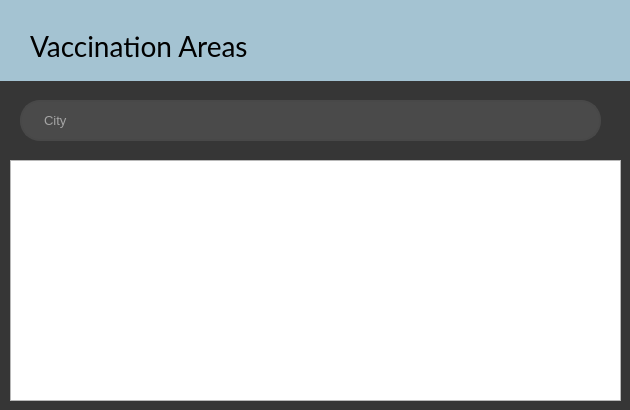
<?xml version="1.0" encoding="UTF-8"?>
<ui version="4.0">
 <class>VaccinationAreas</class>
 <widget class="QWidget" name="VaccinationAreas">
  <property name="geometry">
   <rect>
    <x>0</x>
    <y>0</y>
    <width>630</width>
    <height>410</height>
   </rect>
  </property>
  <property name="windowTitle">
   <string>Vaccination Areas</string>
  </property>
  <property name="windowIcon">
   <iconset>
    <normaloff>icons/vaccination.png</normaloff>icons/vaccination.png</iconset>
  </property>
  <widget class="QLabel" name="label">
   <property name="geometry">
    <rect>
     <x>0</x>
     <y>0</y>
     <width>641</width>
     <height>411</height>
    </rect>
   </property>
   <property name="styleSheet">
    <string notr="true">background-color: rgb(54, 54, 54);</string>
   </property>
   <property name="text">
    <string/>
   </property>
  </widget>
  <widget class="QLabel" name="label_2">
   <property name="geometry">
    <rect>
     <x>0</x>
     <y>0</y>
     <width>641</width>
     <height>81</height>
    </rect>
   </property>
   <property name="styleSheet">
    <string notr="true">background-color: rgb(164, 195, 210);</string>
   </property>
   <property name="text">
    <string/>
   </property>
  </widget>
  <widget class="QLabel" name="label_3">
   <property name="geometry">
    <rect>
     <x>30</x>
     <y>30</y>
     <width>231</width>
     <height>31</height>
    </rect>
   </property>
   <property name="font">
    <font>
     <family>Lato</family>
     <pointsize>21</pointsize>
    </font>
   </property>
   <property name="styleSheet">
    <string notr="true"/>
   </property>
   <property name="text">
    <string>Vaccination Areas</string>
   </property>
  </widget>
  <widget class="QLineEdit" name="City_LineEdit">
   <property name="geometry">
    <rect>
     <x>20</x>
     <y>100</y>
     <width>581</width>
     <height>41</height>
    </rect>
   </property>
   <property name="font">
    <font>
     <pointsize>10</pointsize>
    </font>
   </property>
   <property name="styleSheet">
    <string notr="true">QLineEdit {
	border: 2px solid rgb(72, 72, 72);
	border-radius: 20px;
	color: #FFF;
	padding-left: 20px;
	padding-right: 2px;
	background-color: rgb(74, 74, 74);
}
QLineEdit:hover {
	border: 2px solid rgb(106, 106, 106);
}
QLineEdit:focus {
	border: 2px solid rgb(85, 85, 255);
	background-color: rgb(86, 86, 86);
}</string>
   </property>
   <property name="placeholderText">
    <string>City</string>
   </property>
  </widget>
  <widget class="QTableView" name="cities_TableView">
   <property name="geometry">
    <rect>
     <x>10</x>
     <y>160</y>
     <width>611</width>
     <height>241</height>
    </rect>
   </property>
   <attribute name="horizontalHeaderStretchLastSection">
    <bool>true</bool>
   </attribute>
   <attribute name="verticalHeaderStretchLastSection">
    <bool>false</bool>
   </attribute>
  </widget>
  <widget class="QLabel" name="label_4">
   <property name="geometry">
    <rect>
     <x>550</x>
     <y>10</y>
     <width>71</width>
     <height>61</height>
    </rect>
   </property>
   <property name="styleSheet">
    <string notr="true">image:url(:/icons/icons/vaccine.png)</string>
   </property>
   <property name="text">
    <string/>
   </property>
  </widget>
 </widget>
 <resources>
  <include location="resource.qrc"/>
 </resources>
 <connections/>
</ui>
